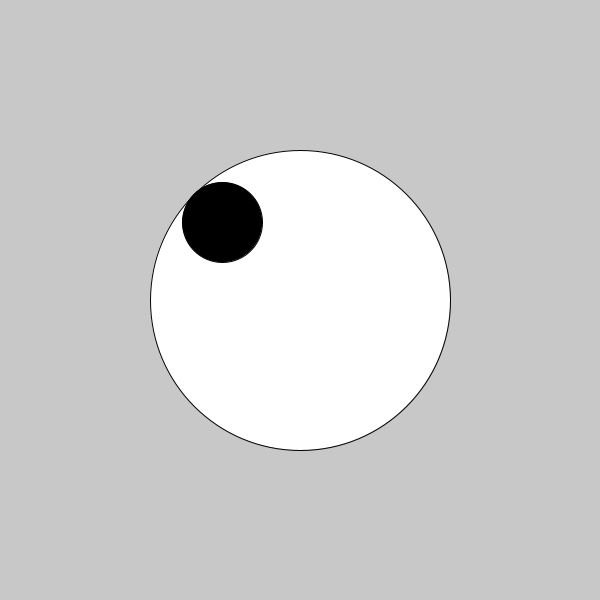
Frame 1 (no input)
Frame 60 (the mouse pressed at the canvas centre just before this capture): identical to frame 1, image omitted
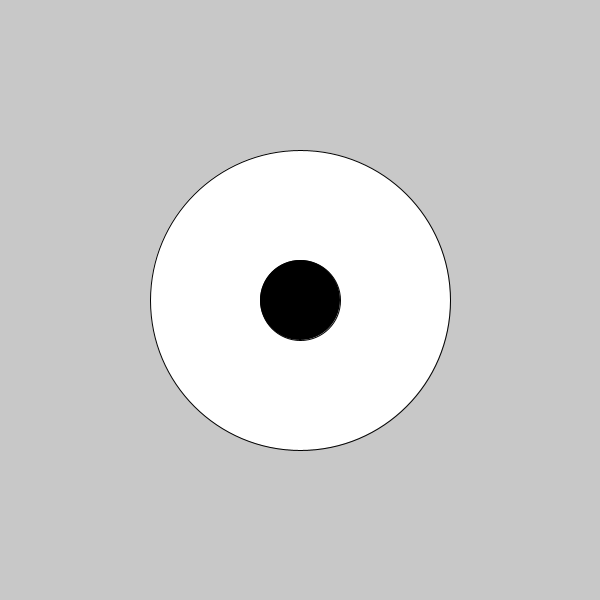
Frame 120 (the mouse held since frame 60 and released just before this capture)

The Processing sketch that drew these frames (run headless with seeded random() and noise(); from frame 60 on, the mouse is pressed at the canvas centre):

// Processing sketch: sketch_17_tangente
// ── sketch_17_tangente.pde
float tan; // variável da tangente
float angulo; // ângulo do arco tangente

// variáveis de posicionamento - vão receber X e Y do mouse subtraídos da metade da tela
float ca;
float co;

void setup() {
  size(600, 600);
}

void draw() {
  background(200);
  ca = (mouseX - (width / 2));
  co = (mouseY - (height / 2));
  tan = co / ca;
  angulo = atan(tan);
  // ajuste de quadrantes - atan() pode mostrar resultados negativos
  if (ca < 0) {
    angulo = angulo + radians(180);
  } else if (co < 0) {
    angulo = angulo + radians(360);
  }
  globo_ocular();
  pupila(angulo);
}
// globo ocular - o círculo branco
void globo_ocular() {
  fill(255);
  ellipse((width / 2), (height / 2), (width / 2), (height / 2));
}

// pupila - o círculo preto
void pupila(float ang) {
  fill(0);
  // subtraio 40 do raio por ser a metade do diâmetro da pupila - evita saltos quando entrar ou sair do globo ocular
  if (dist2D((width / 2), mouseX, (height / 2), mouseY) <= (width / 4) - 40) {
    // se a distância tiver dentro do raio do globo ocular, desenha a elipse dentro do globo, usando mouseX e mouseY
    ellipse(mouseX, mouseY, 80, 80);
  } else {
    // se não, desenho a elipse dentro do globo, usando as coordenadas polares do ângulo recebido e o raio
    // aqui eu também subtraio 40, pelos mesmos motivos
    ellipse(coordPolarX((width / 4) - 40, ang) + (width / 2), coordPolarY((width / 4) - 40, ang) + (height / 2), 80, 80);
  }
}

// funções de distância 1D e 2D - a 2D depende da 1D
float dist1D(float a, float b) {
  return abs(b - a);
}
float dist2D(float x1, float x2, float y1, float y2) {
  return sqrt((dist1D(x1, x2) * dist1D(x1, x2)) + (dist1D(y1, y2) * dist1D(y1, y2)));
}

// funções de coordenadas polares para X e Y
float coordPolarX(float raio, float angulo) {
  return raio * cos(angulo);
}
float coordPolarY(float raio, float angulo) {
  return raio * sin(angulo);
}
